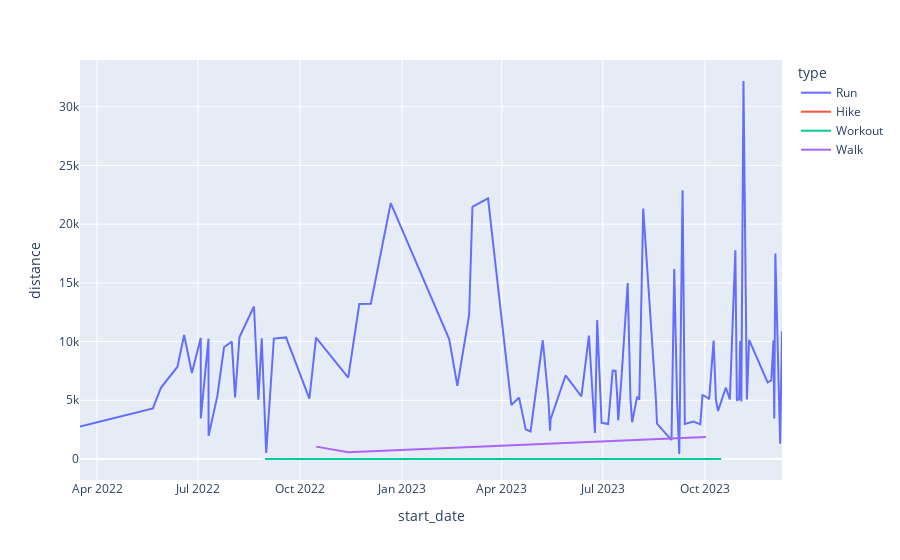
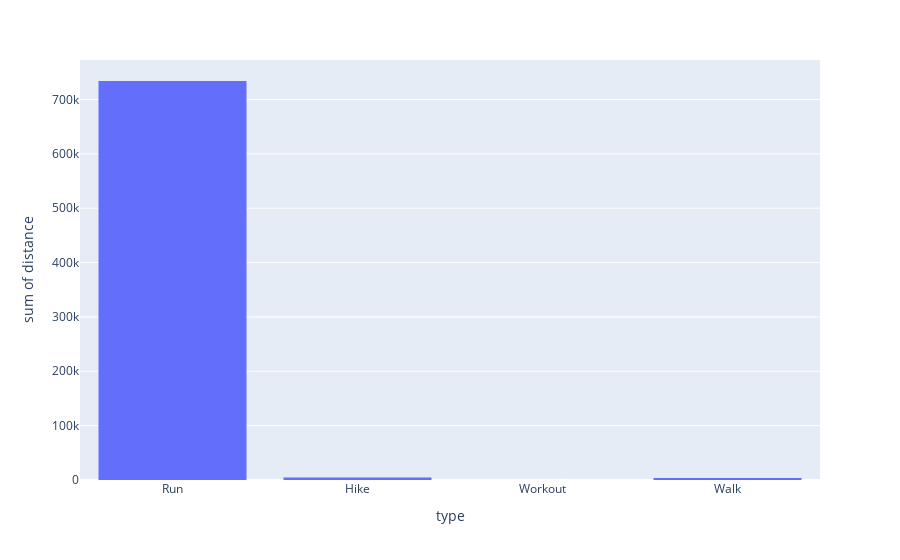
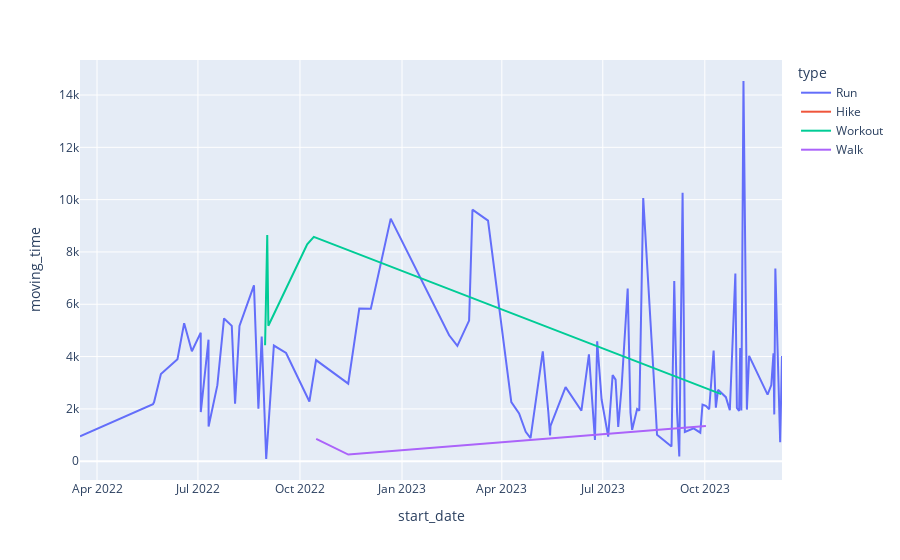
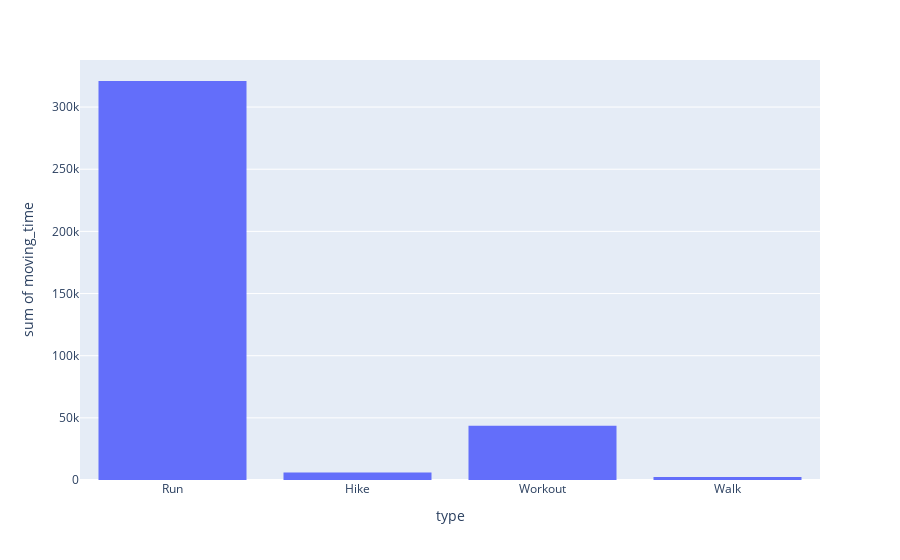

Here is the notebook cell these charts were saved with, in order:
### Markdown cell above
## Initial Plan for the data

The data will be analyzed over various variables per type.

### Code cell
cont_cols = (
    "distance",
    "moving_time",
    "elapsed_time",
    "total_elevation_gain",
    "kudos_count",
    "average_speed",
    "max_speed",
)
for col in cont_cols:
    fig1 = px.line(data, "start_date", col, color="type")
    fig1.show()
    fig2 = px.histogram(data, "type", col)
    fig2.show()

### Figure 1 — Plotly figure (JSON) as saved in the notebook; plotly's stock layout.template omitted (floating-point values rounded to 4 significant figures)
{"data": [{"hovertemplate": "type=Run<br>start_date=%{x}<br>distance=%{y}<extra></extra>", "legendgroup": "Run", "line": {"color": "#636efa", "dash": "solid"}, "marker": {"symbol": "circle"}, "mode": "lines", "name": "Run", "orientation": "v", "showlegend": true, "type": "scatter", "x": ["2023-12-09T14:09:19Z", "2023-12-07T22:31:50Z", "2023-12-03T14:18:13Z", "2023-12-02T14:41:14Z", "2023-12-01T22:06:05Z", "2023-11-29T22:22:51Z", "2023-11-26T14:16:39Z", "2023-11-09T22:46:38Z", "2023-11-07T22:31:51Z", "2023-11-04T20:20:18Z", "2023-11-02T22:25:15Z", "2023-11-01T22:08:35Z", "2023-10-31T22:13:17Z", "2023-10-29T22:03:13Z", "2023-10-28T12:55:44Z", "2023-10-23T13:11:55Z", "2023-10-19T23:22:33Z", "2023-10-12T22:27:56Z", "2023-10-10T22:46:51Z", "2023-10-10T22:46:43Z", "2023-10-08T22:26:49Z", "2023-10-04T22:33:38Z", "2023-10-01T22:22:23Z", "2023-09-28T21:54:23Z", "2023-09-26T22:13:37Z", "2023-09-20T22:22:55Z", "2023-09-12T23:33:27Z", "2023-09-10T23:01:35Z", "2023-09-07T23:41:00Z", "2023-09-05T23:19:51Z", "2023-09-03T10:40:50Z", "2023-08-31T22:51:40Z", "2023-08-18T21:45:19Z", "2023-08-17T22:38:25Z", "2023-08-06T11:28:11Z", "2023-08-02T22:36:39Z", "2023-07-31T23:10:00Z", "2023-07-27T12:00:00Z", "2023-07-25T23:33:05Z", "2023-07-23T11:16:58Z", "2023-07-17T22:17:37Z", "2023-07-14T22:17:07Z", "2023-07-13T22:54:20Z", "2023-07-12T13:11:57Z", "2023-07-09T21:20:57Z", "2023-07-07T22:17:30Z", "2023-07-05T21:34:26Z", "2023-06-29T22:35:40Z", "2023-06-25T23:18:27Z", "2023-06-23T22:39:04Z", "2023-06-18T12:39:23Z", "2023-06-11T18:01:45Z", "2023-05-28T11:02:45Z", "2023-05-14T21:10:38Z", "2023-05-14T11:56:01Z", "2023-05-12T21:50:00Z", "2023-05-07T21:55:57Z", "2023-04-26T21:24:37Z", "2023-04-22T12:39:51Z", "2023-04-16T13:10:51Z", "2023-04-09T13:15:51Z", "2023-03-19T13:29:19Z", "2023-03-05T12:07:47Z", "2023-03-02T11:38:12Z", "2023-02-19T21:51:04Z", "2023-02-12T12:06:05Z", "2022-12-21T19:20:42Z", "2022-12-03T20:41:28Z", "2022-11-23T11:31:44Z", "2022-11-13T11:59:20Z", "2022-10-15T12:03:03Z", "2022-10-09T11:52:32Z", "2022-09-18T11:13:06Z", "2022-09-07T11:03:40Z", "2022-08-31T13:17:10Z", "2022-08-27T12:22:34Z", "2022-08-24T12:32:16Z", "2022-08-20T12:28:52Z", "2022-08-07T11:02:21Z", "2022-08-03T11:44:12Z", "2022-07-31T12:24:41Z", "2022-07-24T12:47:17Z", "2022-07-18T12:38:45Z", "2022-07-10T14:40:05Z", "2022-07-10T12:53:17Z", "2022-07-03T14:10:13Z", "2022-07-03T12:31:25Z", "2022-06-25T13:04:56Z", "2022-06-18T13:43:07Z", "2022-06-12T13:20:44Z", "2022-05-28T15:11:38Z", "2022-05-22T11:13:30Z", "2022-05-21T11:27:40Z", "2022-03-16T16:12:54Z"], "xaxis": "x", "y": [10880.0, 1304.0, 17503, 3458.0, 10110.0, 6695.0, 6518.0, 10140.0, 5066.0, 32190.0, 4900.0, 10070.0, 5080.0, 5033.0, 17770.0, 5078.0, 6091.0, 4093, 5088.0, 5266.0, 10080.0, 5098.0, 5318.0, 5427.0, 2948.0, 3181.0, 2976, 22900.0, 424.6, 5044.0, 16190.0, 1612.0, 3010.0, 5044.0, 21334, 5049.0, 5312.0, 3130, 5076.0, 14990.0, 6991.0, 3294.0, 5437.0, 7524.0, 7531.0, 5475.0, 2982.0, 3080, 11820.0, 2223.0, 10510.0, 5341.0, 7115.0, 3375.0, 2407.0, 5150.0, 10110.0, 2342.0, 2520.0, 5230.0, 4605.0, 22200.0, 21479, 12240.0, 6241, 10210.0, 21790.0, 13220.0, 13190.0, 6935.0, 10330.0, 5145, 10350.0, 10260.0, 517.2, 10290.0, 5058.0, 12980.0, 10390.0, 5247.0, 10010.0, 9517.0, 5376.0, 1987.0, 10250.0, 3458.0, 10300.0, 7322.0, 10560.0, 7857.0, 6067.0, 4588.0, 4314.0, 2764], "yaxis": "y"}, {"hovertemplate": "type=Hike<br>start_date=%{x}<br>distance=%{y}<extra></extra>", "legendgroup": "Hike", "line": {"color": "#EF553B", "dash": "solid"}, "marker": {"symbol": "circle"}, "mode": "lines", "name": "Hike", "orientation": "v", "showlegend": true, "type": "scatter", "x": ["2023-10-21T15:02:30Z"], "xaxis": "x", "y": [4585.0], "yaxis": "y"}, {"hovertemplate": "type=Workout<br>start_date=%{x}<br>distance=%{y}<extra></extra>", "legendgroup": "Workout", "line": {"color": "#00cc96", "dash": "solid"}, "marker": {"symbol": "circle"}, "mode": "lines", "name": "Workout", "orientation": "v", "showlegend": true, "type": "scatter", "x": ["2023-10-15T18:17:29Z", "2022-10-13T11:48:24Z", "2022-10-07T11:57:31Z", "2022-09-02T11:54:10Z", "2022-09-01T11:42:46Z", "2022-08-31T11:47:53Z", "2022-08-30T12:59:41Z"], "xaxis": "x", "y": [0, 0, 0, 0, 0, 0, 0], "yaxis": "y"}, {"hovertemplate": "type=Walk<br>start_date=%{x}<br>distance=%{y}<extra></extra>", "legendgroup": "Walk", "line": {"color": "#ab63fa", "dash": "solid"}, "marker": {"symbol": "circle"}, "mode": "lines", "name": "Walk", "orientation": "v", "showlegend": true, "type": "scatter", "x": ["2023-10-01T23:25:32Z", "2022-11-13T12:54:52Z", "2022-10-15T15:04:34Z"], "xaxis": "x", "y": [1865.0, 570.7, 1054.0], "yaxis": "y"}], "layout": {"legend": {"title": {"text": "type"}, "tracegroupgap": 0}, "margin": {"t": 60}, "xaxis": {"anchor": "y", "domain": [0, 1], "title": {"text": "start_date"}}, "yaxis": {"anchor": "x", "domain": [0, 1], "title": {"text": "distance"}}}}

### Figure 2 — Plotly figure (JSON) as saved in the notebook; plotly's stock layout.template omitted (floating-point values rounded to 4 significant figures)
{"data": [{"alignmentgroup": "True", "bingroup": "x", "histfunc": "sum", "hovertemplate": "type=%{x}<br>sum of distance=%{y}<extra></extra>", "legendgroup": "", "marker": {"color": "#636efa", "pattern": {"shape": ""}}, "name": "", "offsetgroup": "", "orientation": "v", "showlegend": false, "type": "histogram", "x": ["Run", "Run", "Run", "Run", "Run", "Run", "Run", "Run", "Run", "Run", "Run", "Run", "Run", "Run", "Run", "Run", "Hike", "Run", "Workout", "Run", "Run", "Run", "Run", "Run", "Walk", "Run", "Run", "Run", "Run", "Run", "Run", "Run", "Run", "Run", "Run", "Run", "Run", "Run", "Run", "Run", "Run", "Run", "Run", "Run", "Run", "Run", "Run", "Run", "Run", "Run", "Run", "Run", "Run", "Run", "Run", "Run", "Run", "Run", "Run", "Run", "Run", "Run", "Run", "Run", "Run", "Run", "Run", "Run", "Run", "Run", "Run", "Run", "Walk", "Run", "Walk", "Run", "Workout", "Run", "Workout", "Run", "Run", "Workout", "Workout", "Workout", "Run", "Workout", "Run", "Run", "Run", "Run", "Run", "Run", "Run", "Run", "Run", "Run", "Run", "Run", "Run", "Run", "Run", "Run", "Run", "Run", "Run"], "xaxis": "x", "y": [10880.0, 1304.0, 17503, 3458.0, 10110.0, 6695.0, 6518.0, 10140.0, 5066.0, 32190.0, 4900.0, 10070.0, 5080.0, 5033.0, 17770.0, 5078.0, 4585.0, 6091.0, 0, 4093, 5088.0, 5266.0, 10080.0, 5098.0, 1865.0, 5318.0, 5427.0, 2948.0, 3181.0, 2976, 22900.0, 424.6, 5044.0, 16190.0, 1612.0, 3010.0, 5044.0, 21334, 5049.0, 5312.0, 3130, 5076.0, 14990.0, 6991.0, 3294.0, 5437.0, 7524.0, 7531.0, 5475.0, 2982.0, 3080, 11820.0, 2223.0, 10510.0, 5341.0, 7115.0, 3375.0, 2407.0, 5150.0, 10110.0, 2342.0, 2520.0, 5230.0, 4605.0, 22200.0, 21479, 12240.0, 6241, 10210.0, 21790.0, 13220.0, 13190.0, 570.7, 6935.0, 1054.0, 10330.0, 0, 5145, 0, 10350.0, 10260.0, 0, 0, 0, 517.2, 0, 10290.0, 5058.0, 12980.0, 10390.0, 5247.0, 10010.0, 9517.0, 5376.0, 1987.0, 10250.0, 3458.0, 10300.0, 7322.0, 10560.0, 7857.0, 6067.0, 4588.0, 4314.0, 2764], "yaxis": "y"}], "layout": {"barmode": "relative", "legend": {"tracegroupgap": 0}, "margin": {"t": 60}, "xaxis": {"anchor": "y", "domain": [0, 1], "title": {"text": "type"}}, "yaxis": {"anchor": "x", "domain": [0, 1], "title": {"text": "sum of distance"}}}}

### Figure 3 — Plotly figure (JSON) as saved in the notebook; plotly's stock layout.template omitted (floating-point values rounded to 4 significant figures)
{"data": [{"hovertemplate": "type=Run<br>start_date=%{x}<br>moving_time=%{y}<extra></extra>", "legendgroup": "Run", "line": {"color": "#636efa", "dash": "solid"}, "marker": {"symbol": "circle"}, "mode": "lines", "name": "Run", "orientation": "v", "showlegend": true, "type": "scatter", "x": ["2023-12-09T14:09:19Z", "2023-12-07T22:31:50Z", "2023-12-03T14:18:13Z", "2023-12-02T14:41:14Z", "2023-12-01T22:06:05Z", "2023-11-29T22:22:51Z", "2023-11-26T14:16:39Z", "2023-11-09T22:46:38Z", "2023-11-07T22:31:51Z", "2023-11-04T20:20:18Z", "2023-11-02T22:25:15Z", "2023-11-01T22:08:35Z", "2023-10-31T22:13:17Z", "2023-10-29T22:03:13Z", "2023-10-28T12:55:44Z", "2023-10-23T13:11:55Z", "2023-10-19T23:22:33Z", "2023-10-12T22:27:56Z", "2023-10-10T22:46:51Z", "2023-10-10T22:46:43Z", "2023-10-08T22:26:49Z", "2023-10-04T22:33:38Z", "2023-10-01T22:22:23Z", "2023-09-28T21:54:23Z", "2023-09-26T22:13:37Z", "2023-09-20T22:22:55Z", "2023-09-12T23:33:27Z", "2023-09-10T23:01:35Z", "2023-09-07T23:41:00Z", "2023-09-05T23:19:51Z", "2023-09-03T10:40:50Z", "2023-08-31T22:51:40Z", "2023-08-18T21:45:19Z", "2023-08-17T22:38:25Z", "2023-08-06T11:28:11Z", "2023-08-02T22:36:39Z", "2023-07-31T23:10:00Z", "2023-07-27T12:00:00Z", "2023-07-25T23:33:05Z", "2023-07-23T11:16:58Z", "2023-07-17T22:17:37Z", "2023-07-14T22:17:07Z", "2023-07-13T22:54:20Z", "2023-07-12T13:11:57Z", "2023-07-09T21:20:57Z", "2023-07-07T22:17:30Z", "2023-07-05T21:34:26Z", "2023-06-29T22:35:40Z", "2023-06-25T23:18:27Z", "2023-06-23T22:39:04Z", "2023-06-18T12:39:23Z", "2023-06-11T18:01:45Z", "2023-05-28T11:02:45Z", "2023-05-14T21:10:38Z", "2023-05-14T11:56:01Z", "2023-05-12T21:50:00Z", "2023-05-07T21:55:57Z", "2023-04-26T21:24:37Z", "2023-04-22T12:39:51Z", "2023-04-16T13:10:51Z", "2023-04-09T13:15:51Z", "2023-03-19T13:29:19Z", "2023-03-05T12:07:47Z", "2023-03-02T11:38:12Z", "2023-02-19T21:51:04Z", "2023-02-12T12:06:05Z", "2022-12-21T19:20:42Z", "2022-12-03T20:41:28Z", "2022-11-23T11:31:44Z", "2022-11-13T11:59:20Z", "2022-10-15T12:03:03Z", "2022-10-09T11:52:32Z", "2022-09-18T11:13:06Z", "2022-09-07T11:03:40Z", "2022-08-31T13:17:10Z", "2022-08-27T12:22:34Z", "2022-08-24T12:32:16Z", "2022-08-20T12:28:52Z", "2022-08-07T11:02:21Z", "2022-08-03T11:44:12Z", "2022-07-31T12:24:41Z", "2022-07-24T12:47:17Z", "2022-07-18T12:38:45Z", "2022-07-10T14:40:05Z", "2022-07-10T12:53:17Z", "2022-07-03T14:10:13Z", "2022-07-03T12:31:25Z", "2022-06-25T13:04:56Z", "2022-06-18T13:43:07Z", "2022-06-12T13:20:44Z", "2022-05-28T15:11:38Z", "2022-05-22T11:13:30Z", "2022-05-21T11:27:40Z", "2022-03-16T16:12:54Z"], "xaxis": "x", "y": [4023, 722, 7370, 1791, 4128, 2913, 2545, 4027, 1974, 14536, 1936, 4326, 1924, 2035, 7174, 1948, 2449, 2730, 2049, 2058, 4228, 1988, 2116, 2160, 1092, 1259, 1118, 10264, 182, 1883, 6891, 566, 1014, 1778, 10059, 1929, 1997, 1200, 1860, 6601, 2810, 1310, 2074, 3118, 3293, 2077, 938, 2358, 4586, 811, 4087, 1932, 2831, 1350, 982, 1880, 4197, 884, 1124, 1824, 2257, 9200, 9617, 5376, 4411, 4815, 9275, 5828, 5838, 2965, 3865, 2282, 4138, 4421, 85, 4768, 2007, 6724, 5172, 2199, 5174, 5459, 2906, 1328, 4645, 1880, 4915, 4205, 5277, 3900, 3334, 2263, 2182, 955], "yaxis": "y"}, {"hovertemplate": "type=Hike<br>start_date=%{x}<br>moving_time=%{y}<extra></extra>", "legendgroup": "Hike", "line": {"color": "#EF553B", "dash": "solid"}, "marker": {"symbol": "circle"}, "mode": "lines", "name": "Hike", "orientation": "v", "showlegend": true, "type": "scatter", "x": ["2023-10-21T15:02:30Z"], "xaxis": "x", "y": [6116], "yaxis": "y"}, {"hovertemplate": "type=Workout<br>start_date=%{x}<br>moving_time=%{y}<extra></extra>", "legendgroup": "Workout", "line": {"color": "#00cc96", "dash": "solid"}, "marker": {"symbol": "circle"}, "mode": "lines", "name": "Workout", "orientation": "v", "showlegend": true, "type": "scatter", "x": ["2023-10-15T18:17:29Z", "2022-10-13T11:48:24Z", "2022-10-07T11:57:31Z", "2022-09-02T11:54:10Z", "2022-09-01T11:42:46Z", "2022-08-31T11:47:53Z", "2022-08-30T12:59:41Z"], "xaxis": "x", "y": [2564, 8575, 8293, 5181, 8646, 5931, 4433], "yaxis": "y"}, {"hovertemplate": "type=Walk<br>start_date=%{x}<br>moving_time=%{y}<extra></extra>", "legendgroup": "Walk", "line": {"color": "#ab63fa", "dash": "solid"}, "marker": {"symbol": "circle"}, "mode": "lines", "name": "Walk", "orientation": "v", "showlegend": true, "type": "scatter", "x": ["2023-10-01T23:25:32Z", "2022-11-13T12:54:52Z", "2022-10-15T15:04:34Z"], "xaxis": "x", "y": [1348, 255, 855], "yaxis": "y"}], "layout": {"legend": {"title": {"text": "type"}, "tracegroupgap": 0}, "margin": {"t": 60}, "xaxis": {"anchor": "y", "domain": [0, 1], "title": {"text": "start_date"}}, "yaxis": {"anchor": "x", "domain": [0, 1], "title": {"text": "moving_time"}}}}

### Figure 4 — Plotly figure (JSON) as saved in the notebook; plotly's stock layout.template omitted (floating-point values rounded to 4 significant figures)
{"data": [{"alignmentgroup": "True", "bingroup": "x", "histfunc": "sum", "hovertemplate": "type=%{x}<br>sum of moving_time=%{y}<extra></extra>", "legendgroup": "", "marker": {"color": "#636efa", "pattern": {"shape": ""}}, "name": "", "offsetgroup": "", "orientation": "v", "showlegend": false, "type": "histogram", "x": ["Run", "Run", "Run", "Run", "Run", "Run", "Run", "Run", "Run", "Run", "Run", "Run", "Run", "Run", "Run", "Run", "Hike", "Run", "Workout", "Run", "Run", "Run", "Run", "Run", "Walk", "Run", "Run", "Run", "Run", "Run", "Run", "Run", "Run", "Run", "Run", "Run", "Run", "Run", "Run", "Run", "Run", "Run", "Run", "Run", "Run", "Run", "Run", "Run", "Run", "Run", "Run", "Run", "Run", "Run", "Run", "Run", "Run", "Run", "Run", "Run", "Run", "Run", "Run", "Run", "Run", "Run", "Run", "Run", "Run", "Run", "Run", "Run", "Walk", "Run", "Walk", "Run", "Workout", "Run", "Workout", "Run", "Run", "Workout", "Workout", "Workout", "Run", "Workout", "Run", "Run", "Run", "Run", "Run", "Run", "Run", "Run", "Run", "Run", "Run", "Run", "Run", "Run", "Run", "Run", "Run", "Run", "Run"], "xaxis": "x", "y": [4023, 722, 7370, 1791, 4128, 2913, 2545, 4027, 1974, 14536, 1936, 4326, 1924, 2035, 7174, 1948, 6116, 2449, 2564, 2730, 2049, 2058, 4228, 1988, 1348, 2116, 2160, 1092, 1259, 1118, 10264, 182, 1883, 6891, 566, 1014, 1778, 10059, 1929, 1997, 1200, 1860, 6601, 2810, 1310, 2074, 3118, 3293, 2077, 938, 2358, 4586, 811, 4087, 1932, 2831, 1350, 982, 1880, 4197, 884, 1124, 1824, 2257, 9200, 9617, 5376, 4411, 4815, 9275, 5828, 5838, 255, 2965, 855, 3865, 8575, 2282, 8293, 4138, 4421, 5181, 8646, 5931, 85, 4433, 4768, 2007, 6724, 5172, 2199, 5174, 5459, 2906, 1328, 4645, 1880, 4915, 4205, 5277, 3900, 3334, 2263, 2182, 955], "yaxis": "y"}], "layout": {"barmode": "relative", "legend": {"tracegroupgap": 0}, "margin": {"t": 60}, "xaxis": {"anchor": "y", "domain": [0, 1], "title": {"text": "type"}}, "yaxis": {"anchor": "x", "domain": [0, 1], "title": {"text": "sum of moving_time"}}}}
